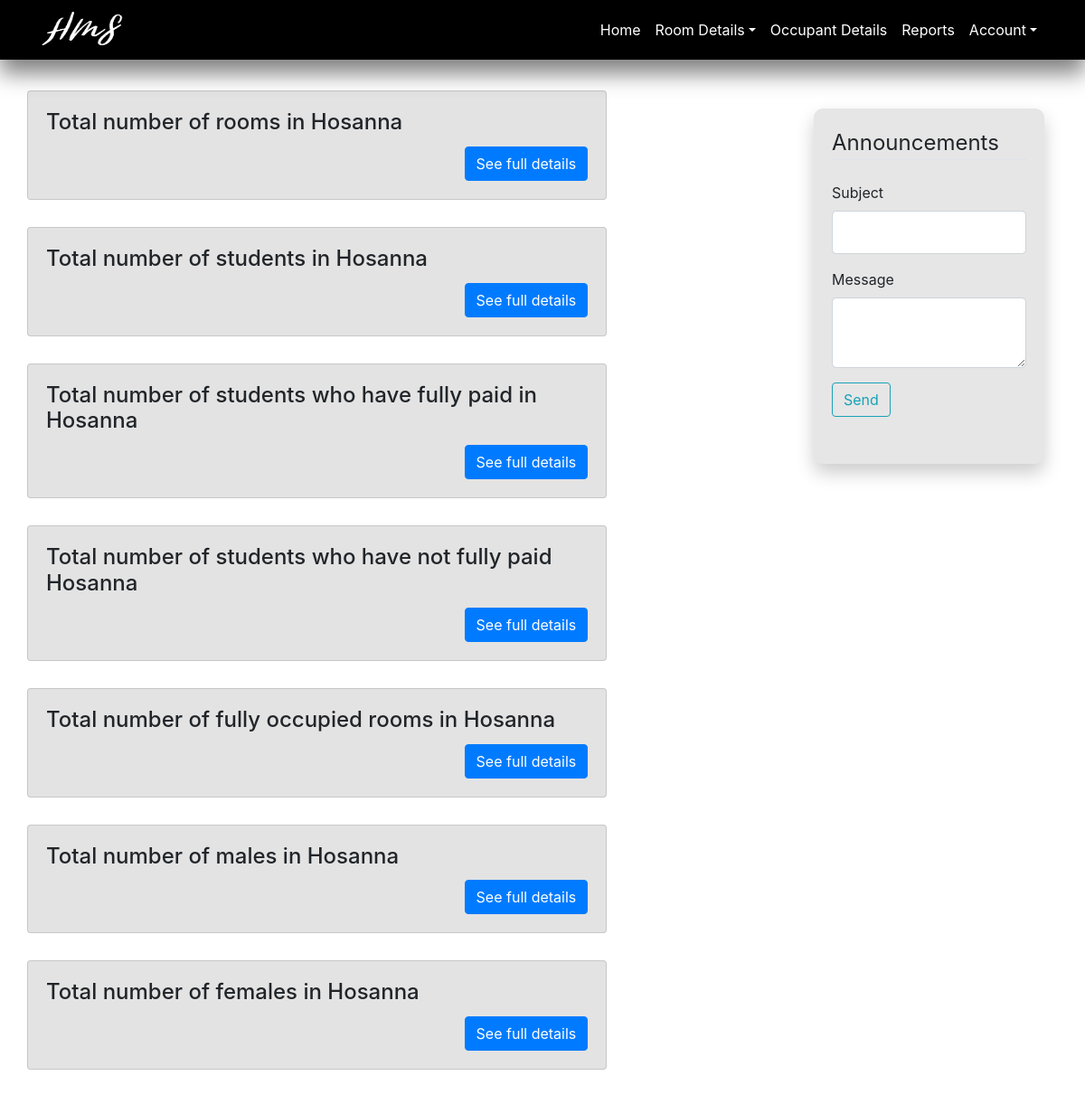
The page /admin/reports (signed in) on the database its author committed.
### HMS/models.py (models this page shows, shortened)
class Hostel(db.Model):
    __tablename__ = "hostels"
    hostel_id = db.Column(db.Integer, primary_key=True)
    hostel_name = db.Column(db.String(30), unique=True)
    occupants = db.relationship('User', backref='hostel')
    rooms = db.relationship('Room', backref='hostel')
    beds = db.relationship('Beds', backref='hostel')

### HMS/routes.py (the view)
@app.route('/admin/reports')
@login_required
def reports():
  form2 = AnnouncementForm()
  hostelName = Hostel.query.filter_by(hostel_id=current_user.hostel_id).first().hostel_name
  return render_template('reports.html', title = 'Reports', form2 = form2, hostelName = hostelName, reportContent = reportContent)

### HMS/forms.py
class AnnouncementForm(FlaskForm):
    subject = StringField('Subject', validators=[DataRequired()])
    message = TextAreaField('Message', validators=[DataRequired()])
    submit = SubmitField('Send')

### HMS/models.py (called while the page is built)
@login_manager.user_loader
def load_user(user_id):
    return User.query.get(int(user_id))

### HMS/templates/reports.html
{% extends "admin_layout.html" %}
{% block content %}
    <div class="row">
        {% for i in reportContent.keys() %}
            <div class="card w-75" style="margin-bottom: 30px; background-color: #E3E3E3">
              <div class="card-body">
                <h4 class="card-title">{{reportContent[i] + hostelName}} </h4>
                <a style="float: right" href="{{ url_for('detailed_report', id = i) }}" class="btn btn-primary">See full details</a>
              </div>
            </div>
        {% endfor %}
    </div>
{% endblock %}

### rows shown on the page
Hostel: reportContent[i]+hostelName "Total number of rooms in Hosanna" "Total number of students in Hosanna" "Total number of students who have fully paid in Hosanna" "Total number of students who have not fully paid Hosanna" "Total number of fully occupied rooms in Hosanna" "Total number of males in Hosanna" "Total number of females in Hosanna"
